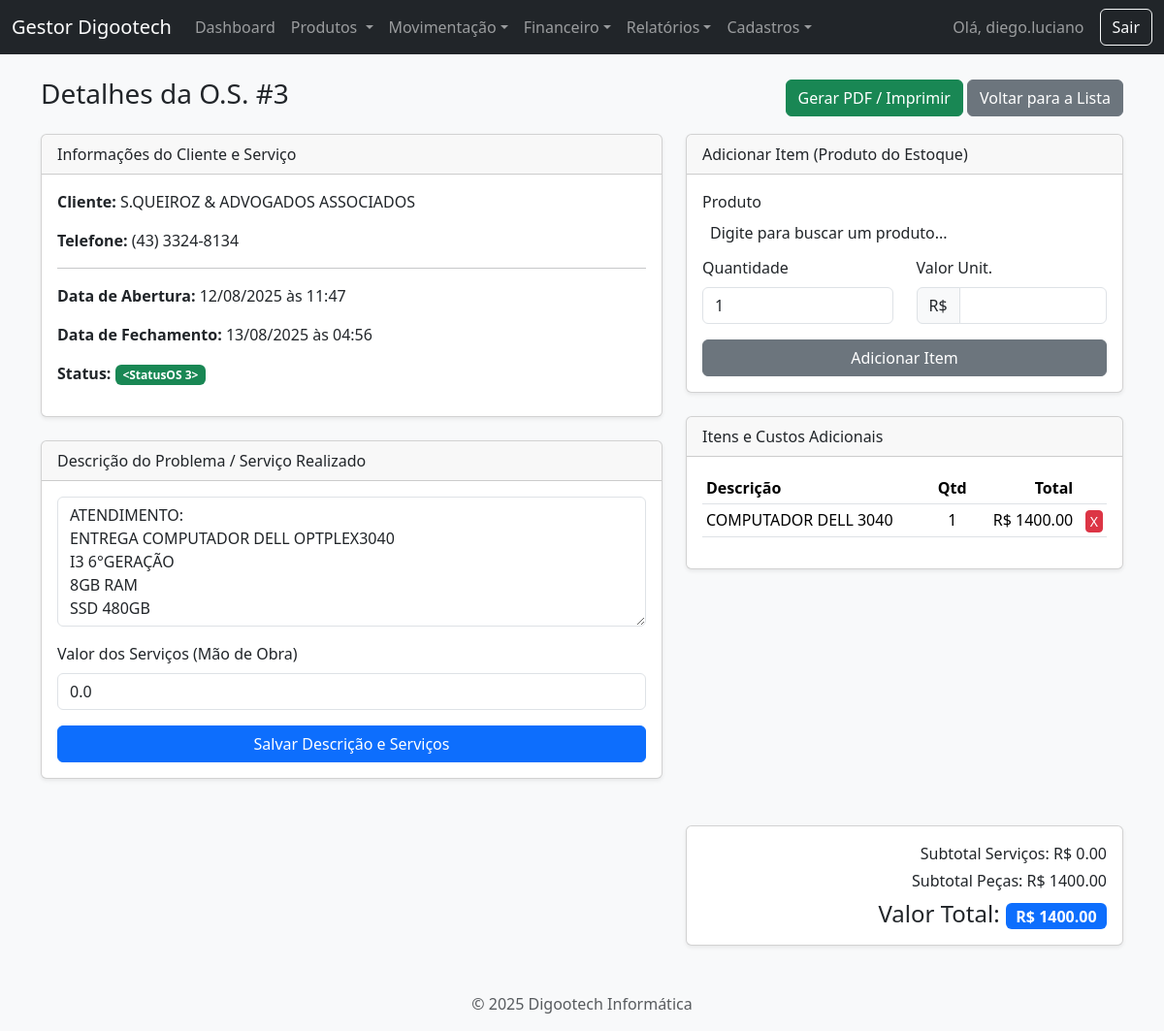
Page /os/3 (signed in) on the committed database.
### app.py (models this page shows, shortened)
class User(UserMixin, db.Model):
    id = db.Column(db.Integer, primary_key=True)
    username = db.Column(db.String(80), unique=True, nullable=False)
    password_hash = db.Column(db.String(200), nullable=False)

class OrdemServico(db.Model):
    id = db.Column(db.Integer, primary_key=True)
    problema = db.Column(db.Text, nullable=False)
    status_id = db.Column(db.Integer, db.ForeignKey('status_os.id'))
    status = db.relationship('StatusOS', backref='ordens_servico')
    data_criacao = db.Column(db.DateTime, default=datetime.datetime.utcnow)
    data_fechamento = db.Column(db.DateTime, nullable=True)
    cliente_id = db.Column(db.Integer, db.ForeignKey('cliente.id'), nullable=False)
    valor_servicos = db.Column(db.Float, default=0.0)
    pecas = db.relationship('Peca', backref='ordem_servico', lazy=True, cascade="all, delete-orphan")
    @property
    def valor_pecas(self): return sum(p.valor_total for p in self.pecas)
    @property
    def valor_total(self): return self.valor_servicos + self.valor_pecas

class Cliente(db.Model):
    id = db.Column(db.Integer, primary_key=True)
    tipo_pessoa = db.Column(db.String(10), nullable=False, default='FISICA')
    nome = db.Column(db.String(100), unique=True)
    cpf = db.Column(db.String(14), unique=True)
    razao_social = db.Column(db.String(150), unique=True)
    cnpj = db.Column(db.String(18), unique=True)
    inscricao_estadual = db.Column(db.String(20))
    email = db.Column(db.String(100))
    telefone = db.Column(db.String(11))
    cep = db.Column(db.String(9))
    rua = db.Column(db.String(150))
    numero = db.Column(db.String(20))
    bairro = db.Column(db.String(100))
    cidade = db.Column(db.String(100))
    uf = db.Column(db.String(2))
    ordens = db.relationship('OrdemServico', backref='cliente', lazy=True)
    @property
    def nome_exibicao(self): return self.nome if self.tipo_pessoa == 'FISICA' else self.razao_social
    @property
    def telefone_formatado(self):
        if not self.telefone: return ""
        n = len(self.telefone)
        if n == 11: return f"({self.telefone[:2]}) {self.telefone[2:7]}-{self.telefone[7:]}"
        if n == 10: return f"({self.telefone[:2]}) {self.telefone[2:6]}-{self.telefone[6:]}"
        return self.telefone

class Peca(db.Model):
    id = db.Column(db.Integer, primary_key=True)
    descricao = db.Column(db.String(200), nullable=False)
    quantidade = db.Column(db.Integer, nullable=False, default=1)
    valor_unitario = db.Column(db.Float, nullable=False, default=0.0)
    ordem_servico_id = db.Column(db.Integer, db.ForeignKey('ordem_servico.id'), nullable=False)
    @property
    def valor_total(self): return self.quantidade * self.valor_unitario

### app.py (the view, shortened to what this page needs)
@app.route('/os/<int:id>', methods=['GET', 'POST'])
@login_required
def detalhe_os(id):
    os = OrdemServico.query.get_or_404(id)
    produtos = Produto.query.order_by(Produto.descricao).all()
    return render_template('detalhe_os.html', os=os, produtos=produtos)

### app.py (called while the page is built)
@login_manager.user_loader
def load_user(user_id):
    return db.session.get(User, int(user_id))

### templates/detalhe_os.html (shortened to what this page needs)
{% extends 'base.html' %}
{% block content %}
<div class="d-flex justify-content-between align-items-center mb-3">
    <h1 class="h3">Detalhes da O.S. #{{ os.id }}</h1>
    <div>
        <a href="{{ url_for('gerar_os_pdf', id=os.id) }}" class="btn btn-success" target="_blank">Gerar PDF / Imprimir</a>
        <a href="{{ url_for('listar_ordens') }}" class="btn btn-secondary">Voltar para a Lista</a>
    </div>
</div>
<div class="row">
    <div class="col-md-7">
        <div class="card shadow-sm mb-4">
            <div class="card-header">Informações do Cliente e Serviço</div>
            <div class="card-body">
                <p><strong>Cliente:</strong> {{ os.cliente.nome_exibicao }}</p>
                <p><strong>Telefone:</strong> {{ os.cliente.telefone_formatado }}</p>
                <hr>
                <p><strong>Data de Abertura:</strong> {{ os.data_criacao.strftime('%d/%m/%Y às %H:%M') }}</p>
                {% if os.data_fechamento %}<p><strong>Data de Fechamento:</strong> {{ os.data_fechamento.strftime('%d/%m/%Y às %H:%M') }}</p>{% endif %}
                <p><strong>Status:</strong>
                    {% if os.status == 'Aberta' %}
                        <span class="badge bg-warning">{{ os.status }}</span>
                    {% else %}
                        <span class="badge bg-success">{{ os.status }}</span>
                    {% endif %}
                </p>
            </div>
        </div>
        <div class="card shadow-sm mb-4">
            <div class="card-header">Descrição do Problema / Serviço Realizado</div>
            <div class="card-body">
                <form action="{{ url_for('detalhe_os', id=os.id) }}" method="POST">
                    <div class="mb-3">
                        <textarea class="form-control" id="problema" name="problema" rows="5" placeholder="Descreva o problema inicial e o serviço realizado aqui...">{{ os.problema }}</textarea>
                    </div>
                    <div class="mb-3">
                        <label for="valor_servicos" class="form-label">Valor dos Serviços (Mão de Obra)</label>
                        <input type="number" step="0.01" class="form-control" id="valor_servicos" name="valor_servicos" value="{{ os.valor_servicos }}">
                    </div>
                    <button type="submit" class="btn btn-primary w-100">Salvar Descrição e Serviços</button>
                </form>
            </div>
        </div>
    </div>
    <div class="col-md-5">
        <div class="card shadow-sm mb-4">
            <div class="card-header">Adicionar Item (Produto do Estoque)</div>
            <div class="card-body">
                <form action="{{ url_for('adicionar_peca', os_id=os.id) }}" method="POST">
                    <div class="mb-2">
                        <label for="produto_id" class="form-label">Produto</label>
                    </div>
                    <div class="row">
                        <div class="col">
                            <label for="quantidade" class="form-label">Quantidade</label>
                            <input type="number" class="form-control" id="quantidade" name="quantidade" value="1" min="1" required>
                        </div>
                        <div class="col">
                            <label for="valor_unitario" class="form-label">Valor Unit.</label>
                            <div class="input-group">
                                <span class="input-group-text">R$</span>
                                <input type="text" class="form-control" id="valor_unitario" name="valor_unitario" readonly>
                            </div>
                        </div>
                    </div>
                    <button type="submit" class="btn btn-secondary w-100 mt-3">Adicionar Item</button>
                </form>
            </div>
        </div>
        <div class="card shadow-sm">
            <div class="card-header">Itens e Custos Adicionais</div>
            <div class="card-body">
                <table class="table table-sm">
                    <thead><tr><th>Descrição</th><th class="text-center">Qtd</th><th class="text-end">Total</th><th></th></tr></thead>
                    <tbody>
                        {% for peca in os.pecas %}
                        <tr>
                            <td>{{ peca.descricao }}</td>
                            <td class="text-center">{{ peca.quantidade }}</td>
                            <td class="text-end">R$ {{ "%.2f"|format(peca.valor_total) }}</td>
                            <td class="text-end"><a href="{{ url_for('deletar_peca', peca_id=peca.id) }}" class="btn btn-danger btn-sm py-0 px-1" onclick="return confirm('Remover esta peça? O estoque será estornado.');">X</a></td>
                        </tr>
                        {% endfor %}
                    </tbody>
                </table>
            </div>
        </div>
    </div>
</div>
<div class="row justify-content-end mt-4">
    <div class="col-md-5">
        <div class="card shadow-sm">
            <div class="card-body text-end">
                <p class="mb-1">Subtotal Serviços: R$ {{ "%.2f"|format(os.valor_servicos) }}</p>
                <p class="mb-2">Subtotal Peças: R$ {{ "%.2f"|format(os.valor_pecas) }}</p>
                <h4 class="mb-0">Valor Total: <span class="badge bg-primary fs-6">R$ {{ "%.2f"|format(os.valor_total) }}</span></h4>
            </div>
        </div>
    </div>
</div>
{% endblock %}

### templates/base.html (shortened to what this page needs)
<!DOCTYPE html>
<html lang="pt-br">
<head>
    <link href="{{ url_for('static', filename='css/bootstrap.min.css') }}" rel="stylesheet">
    <link href="https://cdn.jsdelivr.net/npm/select2@4.1.0-rc.0/dist/css/select2.min.css" rel="stylesheet" />
    <link rel="stylesheet" href="https://cdn.jsdelivr.net/npm/select2-bootstrap-5-theme@1.3.0/dist/select2-bootstrap-5-theme.min.css" />
    <link rel="stylesheet" href="{{ url_for('static', filename='style.css') }}">
</head>
<body class="bg-light {{ body_class or '' }}">
    <nav class="navbar navbar-expand-lg navbar-dark bg-dark">
        <div class="container-fluid">
            <a class="navbar-brand" href="{{ url_for('dashboard') }}">Gestor Digootech</a>
            {% if current_user.is_authenticated %}
            <div class="collapse navbar-collapse" id="navbarNav">
                <ul class="navbar-nav me-auto mb-2 mb-lg-0">
                    <li class="nav-item"><a class="nav-link" href="{{ url_for('dashboard') }}">Dashboard</a></li>
                    <li class="nav-item dropdown">
                        <a class="nav-link dropdown-toggle" href="#" role="button" data-bs-toggle="dropdown" aria-expanded="false">
                            Produtos
                        </a>
                    </li>
                    <li class="nav-item dropdown">
                        <a class="nav-link dropdown-toggle" href="#" role="button" data-bs-toggle="dropdown">Movimentação</a>
                    </li>
                     <li class="nav-item dropdown">
                        <a class="nav-link dropdown-toggle" href="#" role="button" data-bs-toggle="dropdown">Financeiro</a>
                    </li>
                    <li class="nav-item dropdown">
                        <a class="nav-link dropdown-toggle" href="#" role="button" data-bs-toggle="dropdown">Relatórios</a>
                    </li>
                    <li class="nav-item dropdown">
                        <a class="nav-link dropdown-toggle" href="#" role="button" data-bs-toggle="dropdown">Cadastros</a>
                    </li>
                </ul>
                <span class="navbar-text me-3">Olá, {{ current_user.username }}</span>
                <a href="{{ url_for('logout') }}" class="btn btn-outline-light">Sair</a>
            </div>
            {% endif %}
        </div>
    </nav>
    <main class="container mt-4">
        {% block content %}{% endblock %}
    </main>
    <footer class="text-center text-muted mt-5 mb-3">
    <p>&copy; 2025 Digootech Informática</p>
    </footer>
</body>
</html>

### rows in the picture
User: username "diego.luciano"
OrdemServico: id "3", data_criacao "12/08/2025 às 11:47", data_fechamento "13/08/2025 às 04:56", problema "ATENDIMENTO: ENTREGA COMPUTADOR DELL OPTPLEX3040 I3 6°GERAÇÃO 8GB RAM SSD 480GB", valor_servicos "0.0", valor_servicos "0.00", valor_total "1400.00"
Cliente: cliente.nome_exibicao "S.QUEIROZ & ADVOGADOS ASSOCIADOS", cliente.telefone_formatado "(43) 3324-8134"
Peca: descricao "COMPUTADOR DELL 3040", quantidade "1", valor_total "1400.00", valor_pecas "1400.00"

### other values in the picture
{{ os.status }} "<StatusOS 3>"
